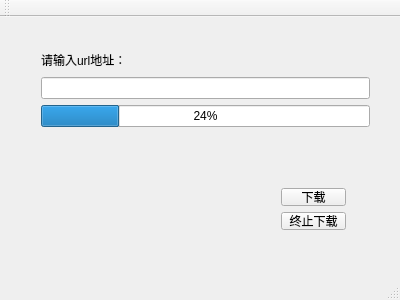
<?xml version="1.0" encoding="UTF-8"?>
<ui version="4.0">
 <class>MainWindow</class>
 <widget class="QMainWindow" name="MainWindow">
  <property name="geometry">
   <rect>
    <x>0</x>
    <y>0</y>
    <width>400</width>
    <height>300</height>
   </rect>
  </property>
  <property name="windowTitle">
   <string>MainWindow</string>
  </property>
  <widget class="QWidget" name="centralWidget">
   <widget class="QWidget" name="layoutWidget">
    <property name="geometry">
     <rect>
      <x>30</x>
      <y>20</y>
      <width>351</width>
      <height>101</height>
     </rect>
    </property>
    <layout class="QVBoxLayout" name="verticalLayout">
     <item>
      <widget class="QLabel" name="label">
       <property name="text">
        <string>请输入url地址：</string>
       </property>
      </widget>
     </item>
     <item>
      <widget class="QLineEdit" name="lineEdit"/>
     </item>
     <item>
      <widget class="QProgressBar" name="progressBar">
       <property name="value">
        <number>24</number>
       </property>
      </widget>
     </item>
    </layout>
   </widget>
   <widget class="QWidget" name="">
    <property name="geometry">
     <rect>
      <x>270</x>
      <y>160</y>
      <width>87</width>
      <height>64</height>
     </rect>
    </property>
    <layout class="QVBoxLayout" name="verticalLayout_2">
     <item>
      <widget class="QPushButton" name="pushButton">
       <property name="text">
        <string>下载</string>
       </property>
      </widget>
     </item>
     <item>
      <widget class="QPushButton" name="pushButton_2">
       <property name="text">
        <string>终止下载</string>
       </property>
      </widget>
     </item>
    </layout>
   </widget>
  </widget>
  <widget class="QMenuBar" name="menuBar">
   <property name="geometry">
    <rect>
     <x>0</x>
     <y>0</y>
     <width>400</width>
     <height>25</height>
    </rect>
   </property>
  </widget>
  <widget class="QToolBar" name="mainToolBar">
   <attribute name="toolBarArea">
    <enum>TopToolBarArea</enum>
   </attribute>
   <attribute name="toolBarBreak">
    <bool>false</bool>
   </attribute>
  </widget>
  <widget class="QStatusBar" name="statusBar"/>
 </widget>
 <layoutdefault spacing="6" margin="11"/>
 <resources/>
 <connections/>
</ui>
